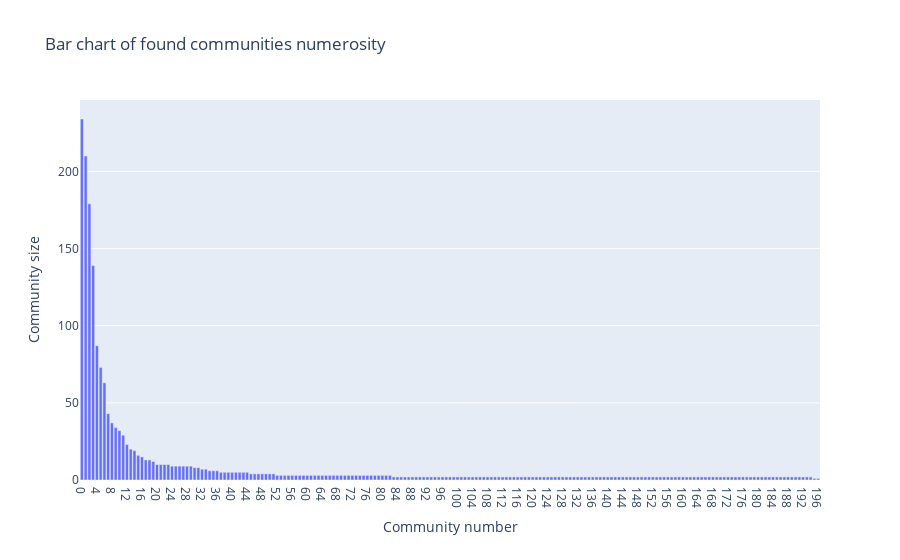

The notebook cell this image was saved under:
### Markdown cell above
## Visualization

### Code cell
import plotly.express as px

vis_dataframe = pd.DataFrame(columns=['comm_number', 'count'])

# count_dict
for key in count_dict:
  vis_dataframe.loc[len(vis_dataframe)] = [key, count_dict[key]]
fig = px.bar(vis_dataframe, x='comm_number', y='count', title='Bar chart of found communities numerosity', labels={
  'comm_number': 'Community number',
  'count': 'Community size'
})

fig.show()

### Figure 1 — Plotly figure (JSON) as saved in the notebook; plotly's stock layout.template omitted (floating-point values rounded to 4 significant figures; data arrays with more than 128 entries replaced by an {"elided": "..."} marker saying what was removed)
{"data": [{"alignmentgroup": "True", "hovertemplate": "Community number=%{x}<br>Community size=%{y}<extra></extra>", "legendgroup": "", "marker": {"color": "#636efa", "pattern": {"shape": ""}}, "name": "", "offsetgroup": "", "orientation": "v", "showlegend": false, "textposition": "auto", "type": "bar", "x": {"elided": "197 str values"}, "xaxis": "x", "y": {"elided": "197 int values"}, "yaxis": "y"}], "layout": {"barmode": "relative", "legend": {"tracegroupgap": 0}, "title": {"text": "Bar chart of found communities numerosity"}, "xaxis": {"anchor": "y", "domain": [0, 1], "title": {"text": "Community number"}}, "yaxis": {"anchor": "x", "domain": [0, 1], "title": {"text": "Community size"}}}}
